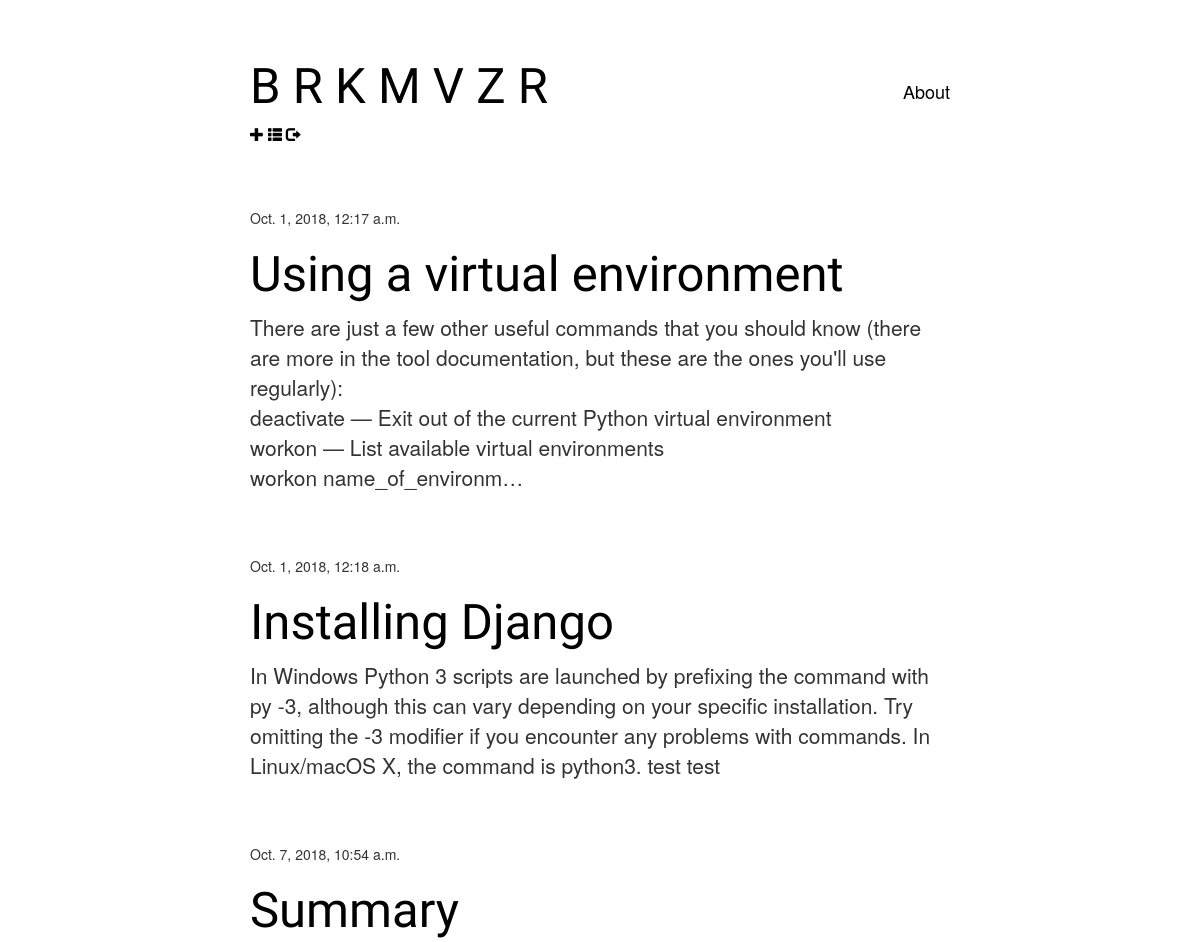
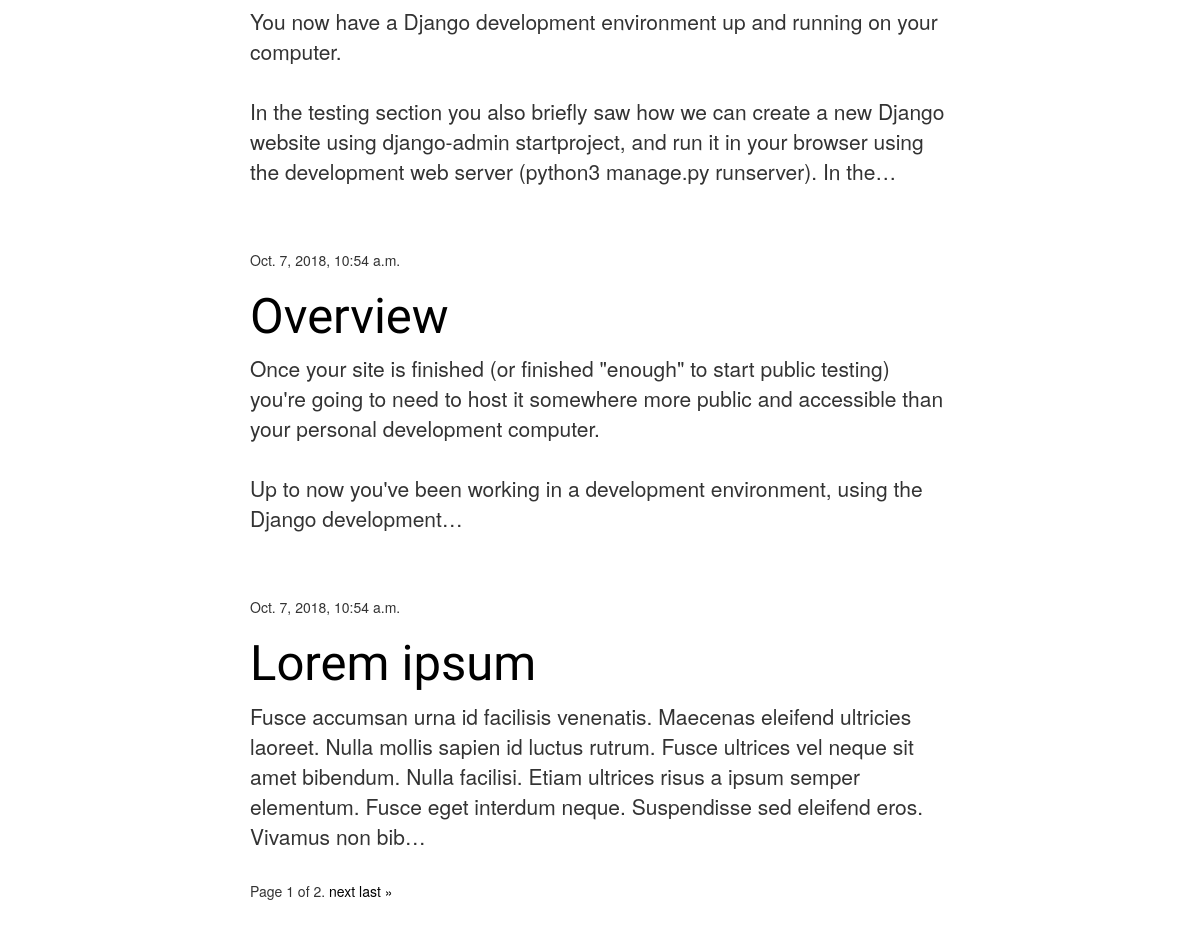
The app's page / (signed in) with its own data (2 pictures, top to bottom).
### blog/models.py (models this page shows, shortened)
class Post(models.Model):
    author = models.ForeignKey('auth.User', on_delete=models.CASCADE)
    title = models.CharField(max_length=200)
    text = models.TextField()
    created_date = models.DateTimeField(
                   default=timezone.now)
    published_date = models.DateTimeField(
                     blank=True, null=True)

### blog/views.py (the view)
# urls.py: path('', views.post_list, name='post_list'),
def post_list(request):
    posts_list = Post.objects.all()
    paginator = Paginator(posts_list, 5)
    page = request.GET.get('page')
    posts = paginator.get_page(page)
    return render(request, 'blog/post_list.html', {'posts': posts})

### blog/templates/blog/post_list.html (shortened to what this page needs)
{% extends 'base.html' %}
{% block content %}
    {% for post in posts %}
        <div class="post">
            <div class="date">
                <p>{{ post.published_date }}</p>
            </div>
            <h1><a href="{% url 'post_detail' pk=post.pk %}">{{ post.title }}</a></h1>
            <p class="post-summary">{{ post.text|linebreaksbr|truncatechars:300 }}</p>
        </div>
    {% endfor %}
    <div class="pagination">
        <span class="step-links">
            <span class="current">
                Page {{ posts.number }} of {{ posts.paginator.num_pages }}.
            </span>
            {% if posts.has_next %}
                <a href="?page={{ posts.next_page_number }}">next</a>
                <a href="?page={{ posts.paginator.num_pages }}">last &raquo;</a>
            {% endif %}
        </span>
    </div>
{% endblock %}

### blog/static/css/blogtwo.css (style rules this page uses)
body { text-align: center; }
.post { margin-top: 8vh; }
h1 { color:black; font-size: 3.5em; font-family: 'Jua', sans-serif; }
a { color: black; }
.post-summary { font-size: 1.5em; }

### records on screen
Post: published_date "Oct. 1, 2018, 12:17 a.m.", title "Using a virtual environment", text "There are just a few other useful commands that you should know (there are more in the tool documentation, but these are the ones you'll use regularly): deactivate — Exit out of the current Python virtual environment workon — List available virtual environments workon name_of_environm…"
Post: published_date "Oct. 1, 2018, 12:18 a.m.", title "Installing Django", text "In Windows Python 3 scripts are launched by prefixing the command with py -3, although this can vary depending on your specific installation. Try omitting the -3 modifier if you encounter any problems with commands. In Linux/macOS X, the command is python3. test test"
Post: published_date "Oct. 7, 2018, 10:54 a.m.", title "Summary", text "You now have a Django development environment up and running on your computer. In the testing section you also briefly saw how we can create a new Django website using django-admin startproject, and run it in your browser using the development web server (python3 manage.py runserver). In the…"
Post: published_date "Oct. 7, 2018, 10:54 a.m.", title "Overview", text "Once your site is finished (or finished \"enough\" to start public testing) you're going to need to host it somewhere more public and accessible than your personal development computer. Up to now you've been working in a development environment, using the Django development…"
Post: published_date "Oct. 7, 2018, 10:54 a.m.", title "Lorem ipsum", text "Fusce accumsan urna id facilisis venenatis. Maecenas eleifend ultricies laoreet. Nulla mollis sapien id luctus rutrum. Fusce ultrices vel neque sit amet bibendum. Nulla facilisi. Etiam ultrices risus a ipsum semper elementum. Fusce eget interdum neque. Suspendisse sed eleifend eros. Vivamus non bib…"

### other values on screen
{{ posts.number }} "1"
{{ posts.paginator.num_pages }} "2"
